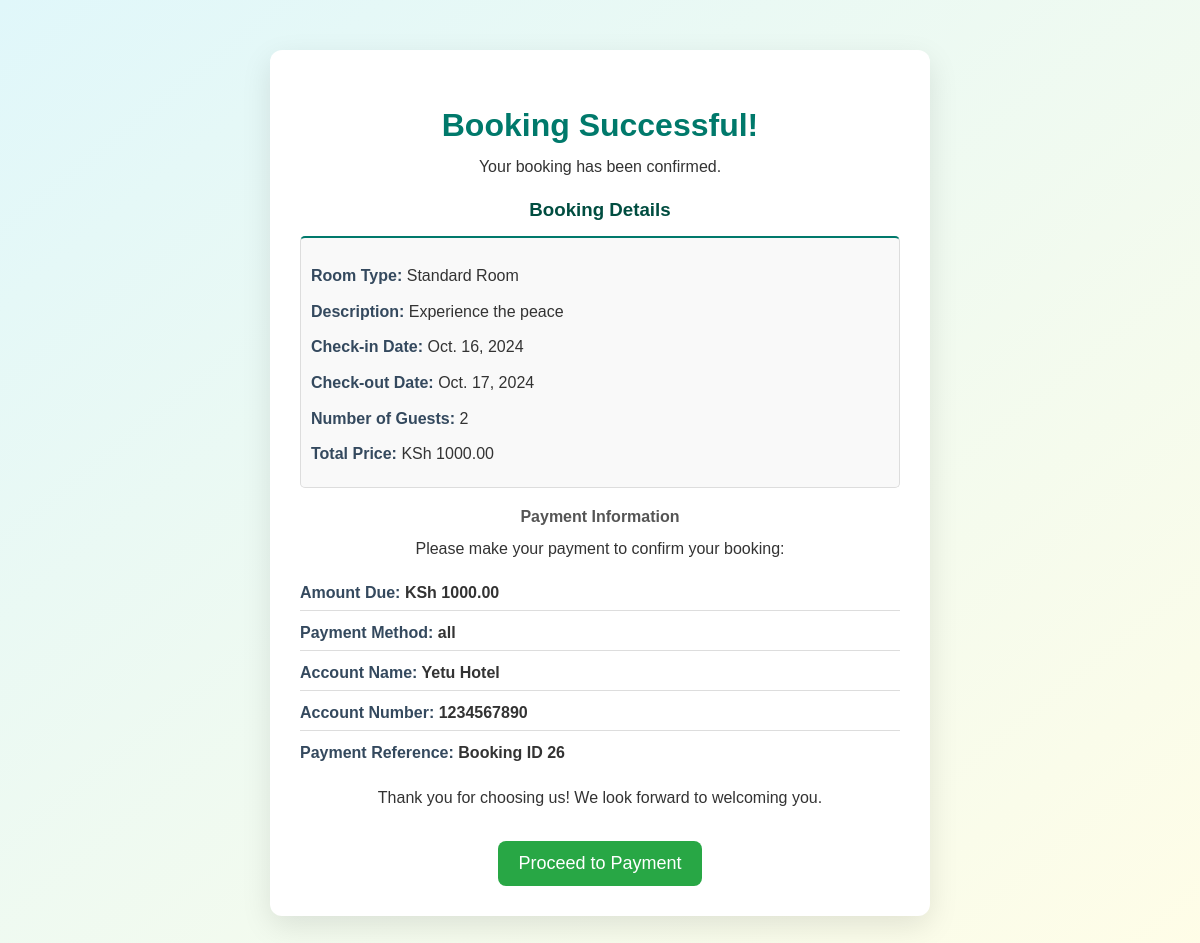
/booking-success/ (signed in), run on an earlier commit of the app's database.
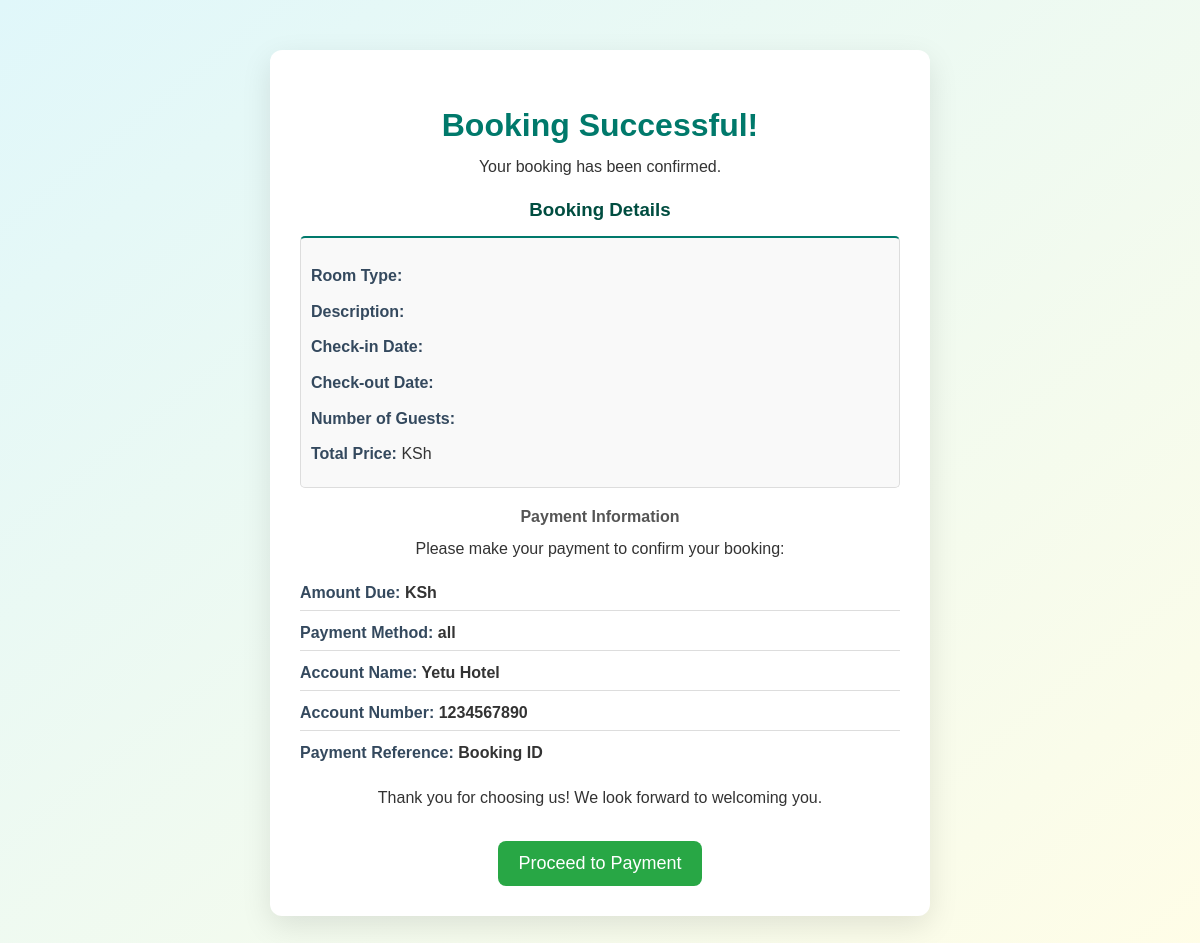
And on a later commit of the database.
### core/models.py (models this page shows, shortened)
class Booking(models.Model):
    room = models.ForeignKey(Room, on_delete=models.CASCADE)
    user = models.ForeignKey(User, on_delete=models.CASCADE)
    check_in_date = models.DateField()
    check_out_date = models.DateField()
    number_of_guests = models.PositiveIntegerField()
    total_price = models.DecimalField(max_digits=10, decimal_places=2, default=0.00)
    created_at = models.DateTimeField(default=timezone.now)

class Room(models.Model):
    ROOM_TYPES = [
        ('deluxe', 'Deluxe Room'),
        ('executive', 'Executive Suite'),
        ('standard', 'Standard Room'),
    ]
    room_type = models.CharField(max_length=50, choices=ROOM_TYPES)
    description = models.TextField()
    price_per_night = models.DecimalField(max_digits=10, decimal_places=2)
    image = models.ImageField(upload_to='room_images/')
    capacity = models.PositiveIntegerField(help_text="Maximum number of guests")
    available = models.BooleanField(default=True)
    is_booked = models.BooleanField(default=False)
    amenities = models.ManyToManyField(Amenity, blank=True)

### core/views.py (the view)
# urls.py: path('booking-success/', booking_success, name='booking_success'),  # URL for booking success
def booking_success(request):
    latest_booking = Booking.objects.filter(user=request.user).order_by('-created_at').first()
    return render(request, 'booking_success.html', {'booking': latest_booking})

### core/templates/booking_success.html (shortened to what this page needs)
{% load static %}
<!DOCTYPE html>
<html lang="en">
<head>
    <link rel="stylesheet" href="{% static 'css/Success.css' %}">
</head>
<body>
    <div class="container">
        <h2>Booking Successful!</h2>
        <p>Your booking has been confirmed.</p>
        <h3>Booking Details</h3>
        <div class="booking-details">
            <p><strong>Room Type:</strong> {{ booking.room.get_room_type_display }}</p>
            <p><strong>Description:</strong> {{ booking.room.description }}</p>
            <p><strong>Check-in Date:</strong> {{ booking.check_in_date }}</p>
            <p><strong>Check-out Date:</strong> {{ booking.check_out_date }}</p>
            <p><strong>Number of Guests:</strong> {{ booking.number_of_guests }}</p>
            <p><strong>Total Price:</strong> KSh {{ booking.total_price }}</p>
        </div>
        <h4>Payment Information</h4>
        <p>Please make your payment to confirm your booking:</p>
        <ul class="payment-info">
            <li><strong>Amount Due:</strong> KSh {{ booking.total_price }}</li>
            <li><strong>Payment Method:</strong> all</li>
            <li><strong>Account Name:</strong> Yetu Hotel</li>
            <li><strong>Account Number:</strong> 1234567890</li>
            <li><strong>Payment Reference:</strong> Booking ID {{ booking.id }}</li>
        </ul>
        <p>Thank you for choosing us! We look forward to welcoming you.</p>
        <a href="{% url 'process_payment' booking.id %}" class="payment-button">Proceed to Payment</a>
    </div>
</body>
</html>

What changed in the data, as far as the page shows it:
removed Booking: room.room_type "Standard Room", room.description "Experience the peace", check_in_date "Oct. 16, 2024", check_out_date "Oct. 17, 2024", number_of_guests "2", total_price "1000.00", id "26"
